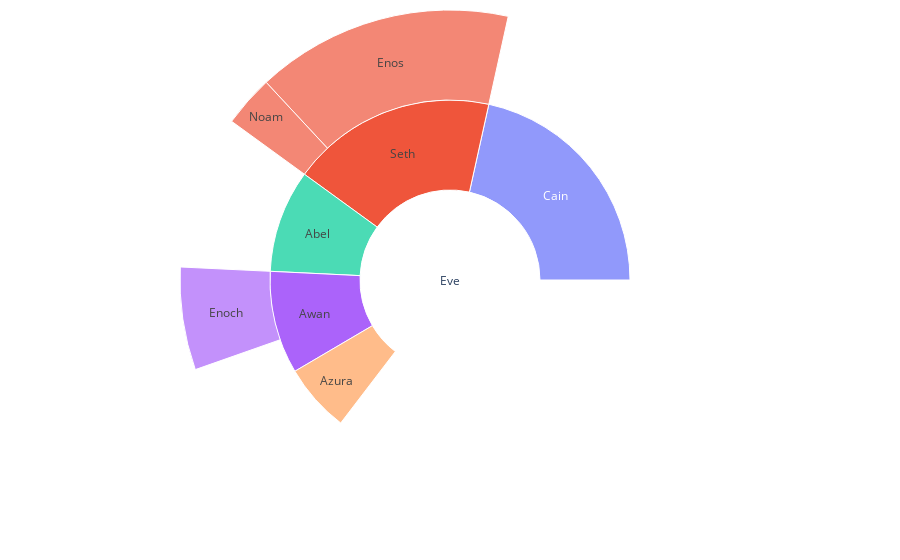

The notebook cell this image was saved under:
### Code cell
import plotly.graph_objects as go

fig =go.Figure(go.Sunburst(
    labels=[ "Eve", "Cain", "Seth", "Enos", "Noam", "Abel", "Awan", "Enoch", "Azura"],
    parents=["",    "Eve",  "Eve",  "Seth", "Seth", "Eve",  "Eve",  "Awan",  "Eve" ],
    values=[  65,    14,     12,     10,     2,      6,      6,      4,       4],
    branchvalues="total",
))
fig.update_layout(margin = dict(t = 10, l = 10, r = 10, b = 10))

fig.show()

### Figure 1 — Plotly figure (JSON) as saved in the notebook; plotly's stock layout.template omitted (floating-point values rounded to 4 significant figures)
{"data": [{"branchvalues": "total", "labels": ["Eve", "Cain", "Seth", "Enos", "Noam", "Abel", "Awan", "Enoch", "Azura"], "parents": ["", "Eve", "Eve", "Seth", "Seth", "Eve", "Eve", "Awan", "Eve"], "type": "sunburst", "values": [65, 14, 12, 10, 2, 6, 6, 4, 4]}], "layout": {"margin": {"b": 10, "l": 10, "r": 10, "t": 10}}}
